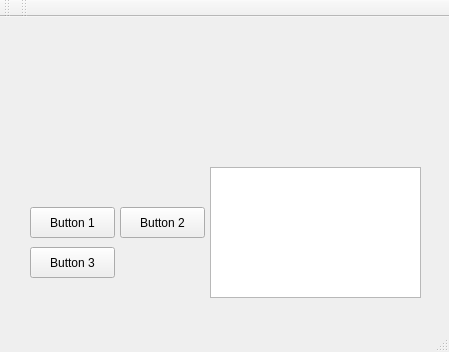
<?xml version="1.0" encoding="UTF-8"?>
<ui version="4.0">
 <class>MainWindow</class>
 <widget class="QMainWindow" name="MainWindow">
  <property name="geometry">
   <rect>
    <x>0</x>
    <y>0</y>
    <width>449</width>
    <height>352</height>
   </rect>
  </property>
  <property name="windowTitle">
   <string>MainWindow</string>
  </property>
  <widget class="QWidget" name="centralWidget">
   <widget class="QPushButton" name="pushButton_1">
    <property name="geometry">
     <rect>
      <x>30</x>
      <y>190</y>
      <width>85</width>
      <height>31</height>
     </rect>
    </property>
    <property name="text">
     <string>Button 1</string>
    </property>
    <property name="autoDefault">
     <bool>false</bool>
    </property>
   </widget>
   <widget class="QPushButton" name="pushButton_2">
    <property name="geometry">
     <rect>
      <x>120</x>
      <y>190</y>
      <width>85</width>
      <height>31</height>
     </rect>
    </property>
    <property name="text">
     <string>Button 2</string>
    </property>
   </widget>
   <widget class="QTextBrowser" name="textBrowser">
    <property name="geometry">
     <rect>
      <x>210</x>
      <y>150</y>
      <width>211</width>
      <height>131</height>
     </rect>
    </property>
   </widget>
   <widget class="QPushButton" name="pushButton_3">
    <property name="geometry">
     <rect>
      <x>30</x>
      <y>230</y>
      <width>85</width>
      <height>31</height>
     </rect>
    </property>
    <property name="text">
     <string>Button 3</string>
    </property>
    <property name="autoDefault">
     <bool>false</bool>
    </property>
   </widget>
  </widget>
  <widget class="QMenuBar" name="menuBar">
   <property name="geometry">
    <rect>
     <x>0</x>
     <y>0</y>
     <width>449</width>
     <height>20</height>
    </rect>
   </property>
  </widget>
  <widget class="QToolBar" name="mainToolBar">
   <attribute name="toolBarArea">
    <enum>TopToolBarArea</enum>
   </attribute>
   <attribute name="toolBarBreak">
    <bool>false</bool>
   </attribute>
  </widget>
  <widget class="QStatusBar" name="statusBar"/>
  <widget class="QToolBar" name="toolBar">
   <property name="windowTitle">
    <string>toolBar</string>
   </property>
   <attribute name="toolBarArea">
    <enum>TopToolBarArea</enum>
   </attribute>
   <attribute name="toolBarBreak">
    <bool>false</bool>
   </attribute>
  </widget>
 </widget>
 <layoutdefault spacing="6" margin="11"/>
 <resources/>
 <connections>
  <connection>
   <sender>pushButton_1</sender>
   <signal>pressed()</signal>
   <receiver>textBrowser</receiver>
   <slot>clear()</slot>
   <hints>
    <hint type="sourcelabel">
     <x>52</x>
     <y>239</y>
    </hint>
    <hint type="destinationlabel">
     <x>289</x>
     <y>259</y>
    </hint>
   </hints>
  </connection>
 </connections>
 <slots>
  <signal>mysignal1()</signal>
  <slot>myslot1()</slot>
 </slots>
</ui>
